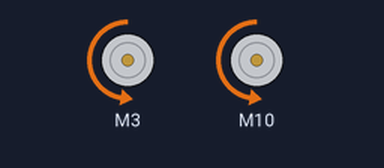
This sketch was run on a simulated Arduino Uno, built with avr-gcc and run on an emulated ATmega328P. Parts: 2 × DC motor (green arrow = forward, orange = backward, longer = faster).

Above: at 0.1 s.
At 2.1 s:
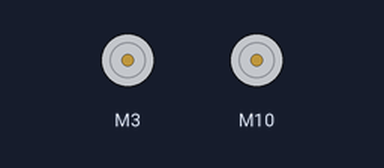
Timing chart, 0 to 3.6 s (numbered marks = the images above):
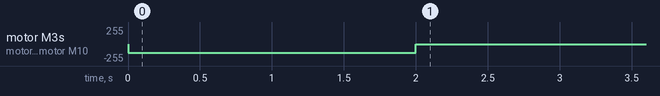

Measured:
- by itself, motor M3, motor M10: stopped → backward 128/255 at 0.00 s, → stopped 2.0 s later

The sketch:

___3.ino
```cpp
// (licence header left out)
 #include "CytronMotorDriver.h"


// Configure the motor driver.
CytronMD motor1(PWM_PWM, 3, 4);   // PWM 1A = Pin 3, PWM 1B = Pin 4.
CytronMD motor2(PWM_PWM, 10, 11); // PWM 2A = Pin 10, PWM 2B = Pin 11.


// The setup routine runs once when you press reset.
void setup() {
  motor1.setSpeed(-128);   // Motor 1 runs forward at 100% speed.
  motor2.setSpeed(-128);  // Motor 2 runs backward at 100% speed.
  Serial.println("Turn CCW");
  delay(2000);
}


// The loop routine runs over and over again forever.
void loop() {
  motor1.setSpeed(0);   // Motor 1 runs forward at 100% speed.
  motor2.setSpeed(0);  // Motor 2 runs backward at 100% speed.


}
```
